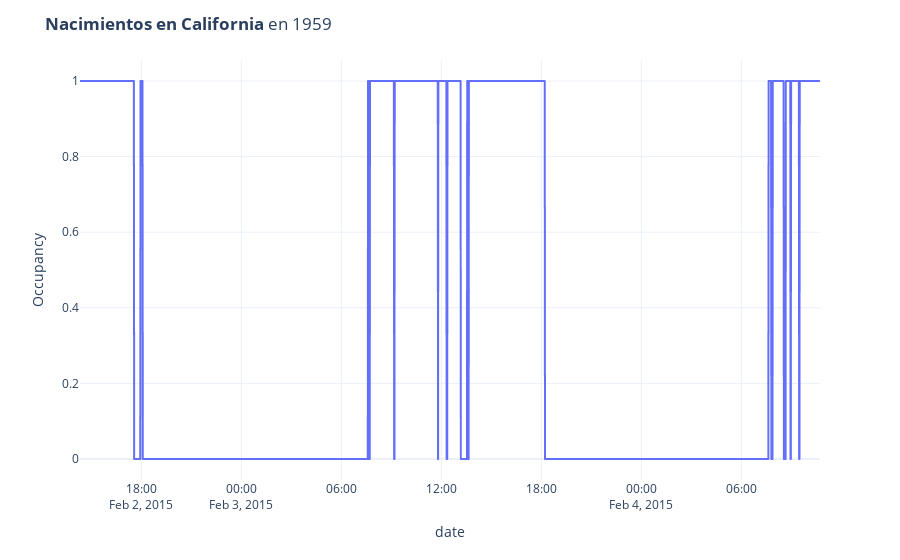

Source (notebook cell):
### Code cell
fig = px.line(df_room, 
          x ='date',
          y ='Occupancy',
          template = 'plotly_white'   )
fig.update_layout(title = '<b>Nacimientos en California</b> en 1959')

### Figure 1 — Plotly figure (JSON) as saved in the notebook; plotly's stock layout.template omitted (floating-point values rounded to 4 significant figures; data arrays with more than 128 entries replaced by an {"elided": "..."} marker saying what was removed)
{"data": [{"hovertemplate": "date=%{x}<br>Occupancy=%{y}<extra></extra>", "legendgroup": "", "line": {"color": "#636efa", "dash": "solid"}, "mode": "lines", "name": "", "showlegend": false, "type": "scattergl", "x": {"elided": "2665 str values"}, "xaxis": "x", "y": {"elided": "2665 int values"}, "yaxis": "y"}], "layout": {"legend": {"tracegroupgap": 0}, "margin": {"t": 60}, "title": {"text": "<b>Nacimientos en California</b> en 1959"}, "xaxis": {"anchor": "y", "domain": [0, 1], "title": {"text": "date"}}, "yaxis": {"anchor": "x", "domain": [0, 1], "title": {"text": "Occupancy"}}}}
